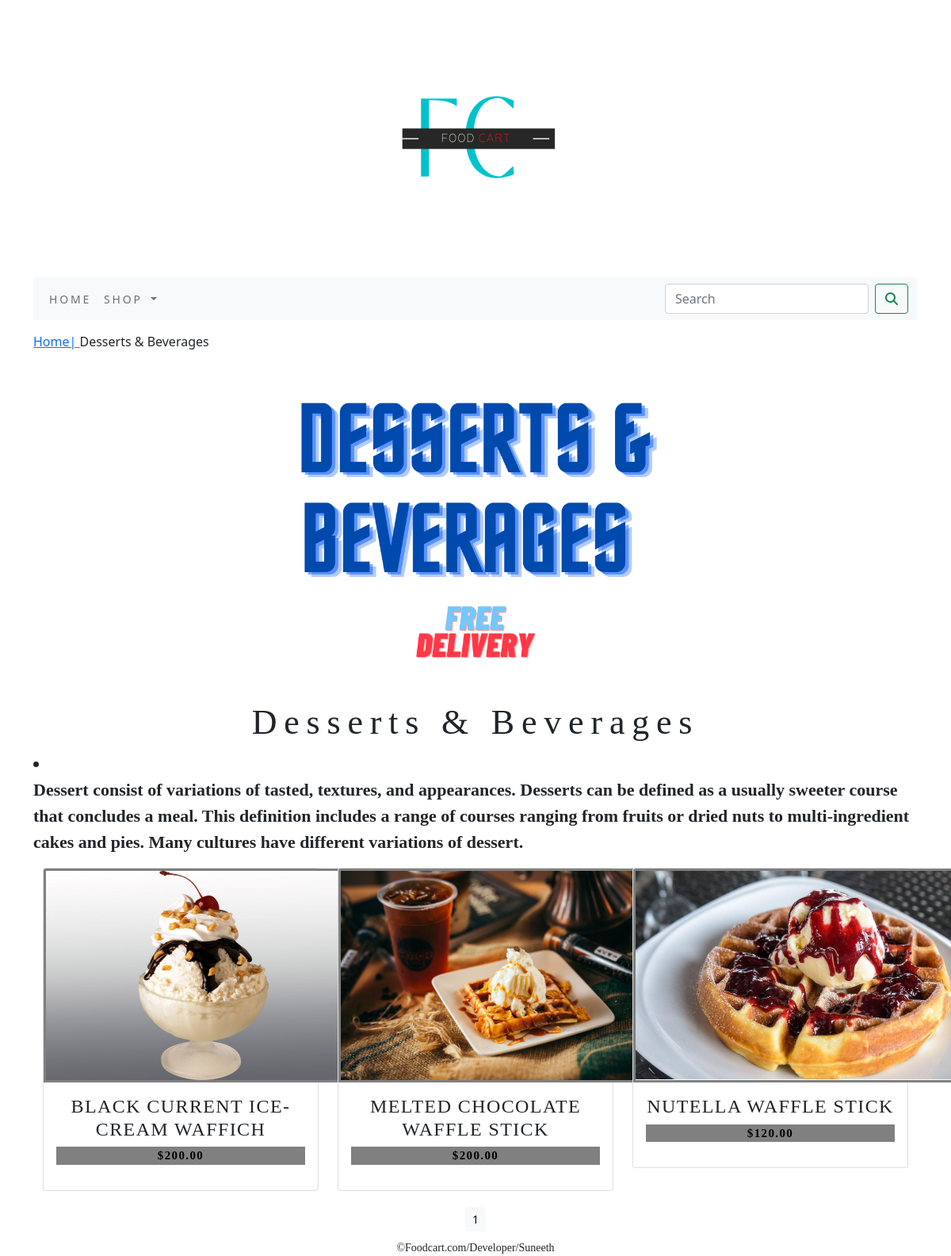
Screenshot of /desserts-beverages/ with the database file from the repository.
### ecommerceapp/models.py (models this page shows, shortened)
class Category(models.Model):
    name=models.CharField(max_length=250,unique=True)
    slug=models.SlugField(max_length=250,unique=True)
    description=models.TextField(blank=True)
    image=models.ImageField(upload_to='category',blank=True)
    class Meta:
        ordering=('name',)
        verbose_name='category'
        verbose_name_plural='categories'
    def get_url(self):
        return reverse("ecommerceapp:products_by_category", args=[self.slug])

class Product(models.Model):
    name=models.CharField(max_length=250,unique=True)
    slug=models.SlugField(max_length=250,unique=True)
    description=models.TextField(blank=True)
    price=models.DecimalField(max_digits=10,decimal_places=2)
    category=models.ForeignKey(Category,on_delete=models.CASCADE)
    image = models.ImageField(upload_to='product', blank=True)
    stock=models.IntegerField()
    available=models.BooleanField(default=True)
    created=models.DateTimeField(auto_now_add=True)
    updated=models.DateTimeField(auto_now=True)
    class Meta:
        ordering = ('name',)
        verbose_name = 'product'
        verbose_name_plural = 'products'
    def get_url(self):
        return reverse("ecommerceapp:ProdCatDetail",args=[self.category.slug,self.slug])

### ecommerceapp/views.py (the view)
# urls.py: path('',views.allProdCat,name='allProdCat'),
def allProdCat(request,c_slug=None):
    c_page=None
    products_list=None
    if c_slug!=None:
        c_page=get_object_or_404(Category, slug=c_slug)
        products_list=Product.objects.all().filter(category=c_page, available=True)
    else:
        products_list = Product.objects.all().filter(available=True)
    paginator = Paginator(products_list, 6)
    try:
        page = int(request.GET.get('page', '1'))
    except:
        page = 1
    try:
        products = paginator.page(page)
    except (EmptyPage, InvalidPage):
        products = paginator.page(paginator.num_pages)
    return render(request,'category.html',{'category':c_page,'products':products})

### cartapp/context_processors.py (called while the page is built)
def counter(request):
    item_count=0
    if 'admin' in request.path:
        return {}
    else:
        try:
            cart=Cart.objects.filter(cart_id=_cart_id(request))
            cart_items=CartItem.objects.all().filter(cart=cart[:1])
            for cart_item in cart_items:
                item_count+=cart_item.quantity
        except Cart.DoesNotExist:
            item_count=0
        return dict(item_count=item_count)

### cartapp/views.py (called while the page is built)
def _cart_id(request):
    cart=request.session.session_key
    if not cart:
        cart=request.session.create()
    return cart

### ecommerceapp/context_processors.py (called while the page is built)
def menu_links(request):
    links=Category.objects.all()
    return dict(links=links)

### templates/category.html (shortened to what this page needs)
{% extends 'base.html' %}
{% load static %}
{% block content %}
     {% if category %}
           <div class="row my_row_class">
               <div class="mx-auto">
                   <p><a href="{% url 'ecommerceapp:allProdCat' %}">Home| </a>{{category.name}}</p>
               </div>
           </div>
     {% endif %}
   <div class="mx-auto">
       {% if category %}
             <img class="my_image" src="{{category.image.url}}" alt="{{category.name}}">
   </div>
     <br>
     <div>
         <h1 class="text-center my_title">{{category.name}}</h1>
         <li style="font-weight:bold;font-family:cursive;font-size:22px;"><p class="text-justify">{{category.description}}</p></li>
     </div>
     {% endif %}
      <div class="container">
          <div class="row max-auto">
               {% for product in products.object_list %}
                <div class="my_bottom_margin col-12 col-lg-4">
                  <div class="card text-center" style="min-width:18rem;">
                      <a href="{{product.get_url}}"><img class="card-img-top my_image" src="{{product.image.url}}" alt="{{product.name}}" style="width:407px;height:270px;color:black;font-family:Verdana;border:3px solid grey;" > </a>
                  <div class="card-body">
                      <h4>{{product.name}}</h4>
                      <p style="color:black;font-size:15px;font-weight:bold;background-color:grey;">${{product.price}}</p>
                  </div>
                  </div>
              </div>
              {% endfor %}
          </div>
          <div class="mx-auto">
              <div class="text-center">
              {% for pg in products.paginator.page_range %}
              <a href="?page={{pg}}" class="btn btn-light btn-sm {% if products.number == pg %} activate {% endif %}">{{pg}}</a>
              {% endfor %}
              </div>
          </div>
      </div>
{% endblock %}

### static/css/custom.css (style rules this page uses)
body { font-family:Garamond (serif); }
.my_row_class { padding-top:15px; }
.my_image { width:100%; height:auto; }
.my_title { font-size:44px; letter-spacing:.2em; font-family:cursive; }
.my_bottom_margin { margin-bottom:20px; }
.card-body { font-size:14px; text-transform:uppercase; letter-spacing:.1em; font-family:Lucida Console; }

### rows the page displays
Category: name "Desserts & Beverages", image (picture), description "Dessert consist of variations of tasted, textures, and appearances. Desserts can be defined as a usually sweeter course that concludes a meal. This definition includes a range of courses ranging from fruits or dried nuts to multi-ingredient cakes and pies. Many cultures have different variations of dessert."
Product: image (picture), name "BLACK CURRENT ICE-CREAM WAFFICH", price "200.00"
Product: image (picture), name "MELTED CHOCOLATE WAFFLE STICK", price "200.00"
Product: image (picture), name "NUTELLA WAFFLE STICK", price "120.00"

### other values shown
{{ pg }} "1"
